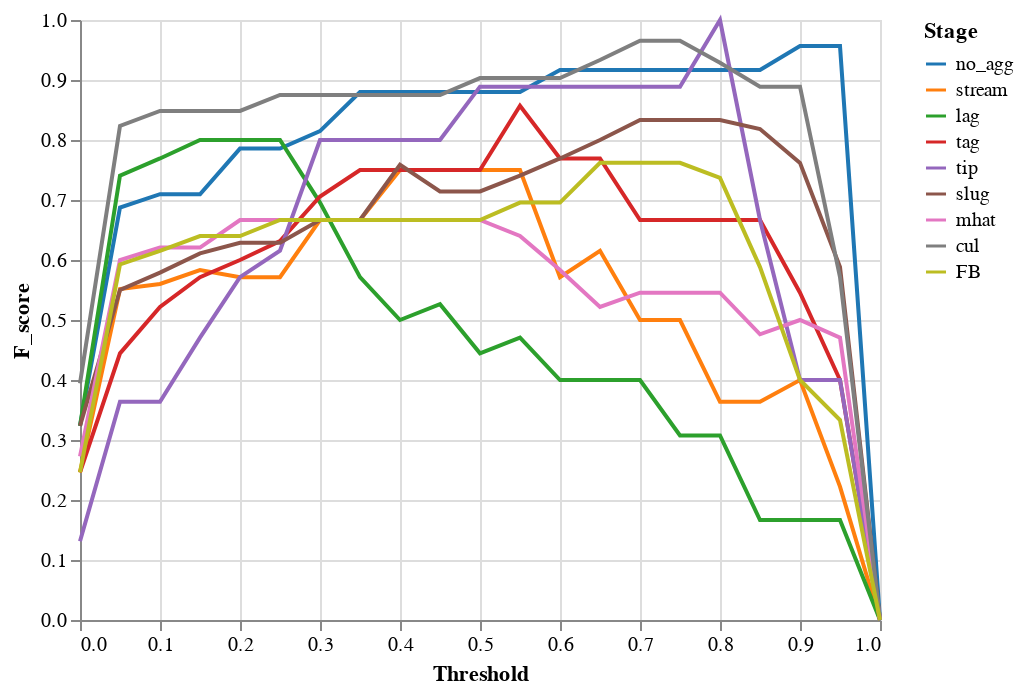

The code cell stored with this chart in its notebook:
### Code cell
# Plots of model quality metric at different prediction thresholds
display(alt.Chart(fold_results[strain]['prfs_all']).mark_line().encode(x='Threshold',y='F_score',
        color=alt.Color('Stage',scale=alt.Scale(domain=list(colour_dict.keys()),range=list(colour_dict.values())))))
#display(alt.Chart(prfs_all).mark_line().encode(x='Threshold',y='precision',
#        color=alt.Color('Stage',scale=alt.Scale(domain=list(colour_dict.keys()),range=list(colour_dict.values())))))
#display(alt.Chart(prfs_all).mark_line().encode(x='Threshold',y='recall',
#       color=alt.Color('Stage',scale=alt.Scale(domain=list(colour_dict.keys()),range=list(colour_dict.values())))))

### Figure 1 — Vega-Lite specification as saved in the notebook (floating-point values rounded to 4 significant figures; data arrays with more than 128 entries replaced by an {"elided": "..."} marker saying what was removed)
{"config": {"view": {"continuousWidth": 400, "continuousHeight": 300}}, "data": {"name": "data-e764fe5adf367e44b97958b22306010b"}, "mark": "line", "encoding": {"color": {"type": "nominal", "field": "Stage", "scale": {"domain": ["no_agg", "stream", "lag", "tag", "tip", "slug", "mhat", "cul", "FB"], "range": ["#1f77b4", "#ff7f0e", "#2ca02c", "#d62728", "#9467bd", "#8c564b", "#e377c2", "#7f7f7f", "#bcbd22"]}}, "x": {"type": "quantitative", "field": "Threshold"}, "y": {"type": "quantitative", "field": "F_score"}}, "$schema": "https://vega.github.io/schema/vega-lite/v4.0.2.json", "datasets": {"data-e764fe5adf367e44b97958b22306010b": {"elided": "189 records"}}}
